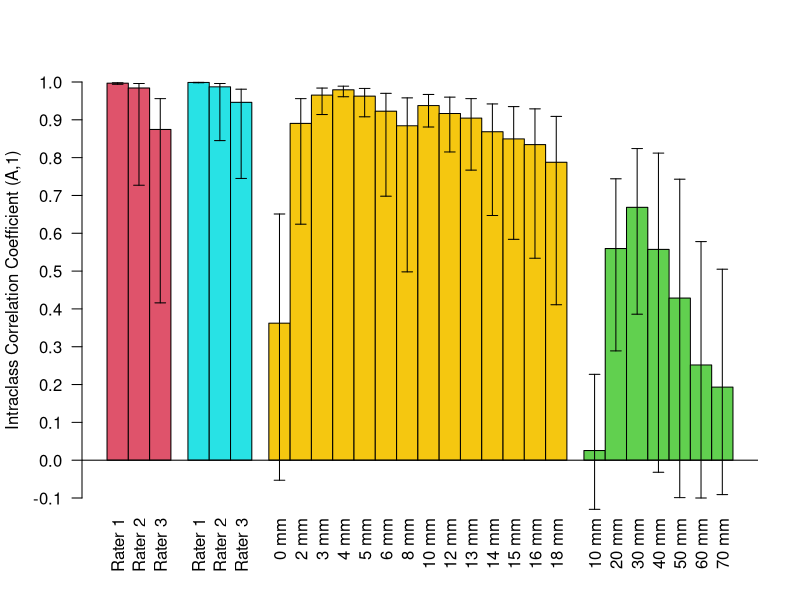

Generate this figure with R: (Note: this script raises an error after producing the figure.)
# Andrew Fairless, June 2010
# modified April 2015 for posting onto Github
# This script constructs the graph for Figure 4 of Fairless et al 2011
# Fairless et al 2011, doi: 10.1002/ar.21318, PMID: 21905241, PMCID: PMC3176979


icctable = read.table("figure4.txt", header = FALSE, sep = "\t")
iccsrownames = icctable[ ,2]       # names for each column of bar graph
iccs = icctable[ ,3]               # intraclass correlation coefficient (ICC) point estimate
lcis = icctable[ ,4]               # ICC lower confidence interval
ucis = icctable[ ,5]               # ICC upper confidence interval
barcolors = icctable[ ,6]          # colors for each column of bar graph
iccsspace = icctable[ ,7]          # space between each column of bar graph
leg = read.table("legend.txt", header = FALSE, sep = "\t")  # graph legend
tkmks = read.table("tickmarks.txt", header = FALSE)         # tickmarks for y axis
tkmks = tkmks[ ,1]

install.packages("gplots", dependencies = TRUE)   # install package if not already installed

library(gplots)
palette("default")                 # use default color scheme

# plot bar graph
png(file = "figure4.png", width = 640, height = 512)
barplot2(iccs, plot.ci = TRUE, ci.l = lcis, ci.u = ucis, ylim = c(-0.1, 1), 
         col = barcolors, space = iccsspace, 
         ylab = "Intraclass Correlation Coefficient (A,1)", 
         names.arg = iccsrownames, cex.names = 1, las = 2, yaxt = "n")
abline(h = 0)                      # x axis
axis(2, at = tkmks, las = 2)       # y axis
dev.off()

# plot graph legend
png(file = "figure4legend.png", width = 300, height = 300)     
plot(NULL)
legend(0, 0.5, leg[ ,2], fill = leg[ ,1], cex = 1)
dev.off()	

# bar graph and graph legend to be subsequently combined 
# into one figure with photo-editing software
